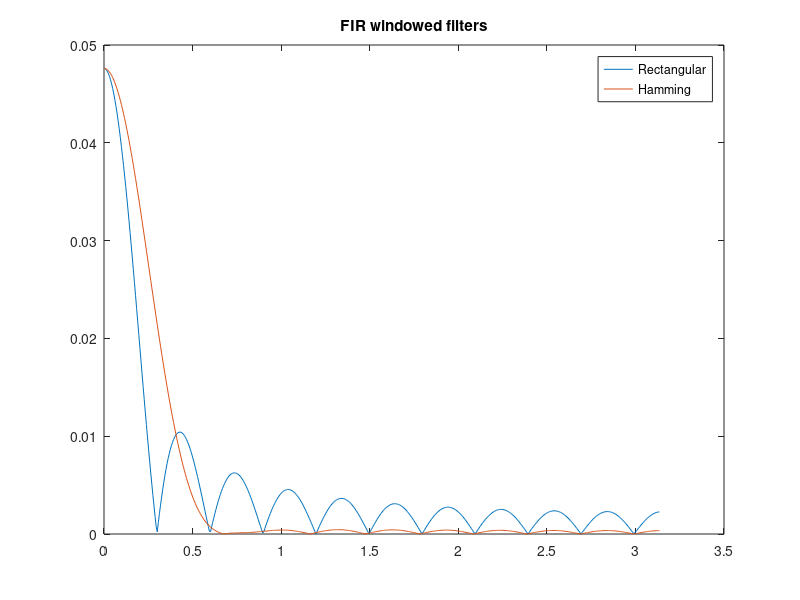

The MATLAB script that drew this image:
clc;

wc = 0.4*pi; %cut-off frequency rad/sec
fs = 200; %sampling frequency in Hz
fc=wc/(2*pi); %cut-off frequency in Hz

wc_norm = fc/(fs/2); %cut-off frequency normalized
N=21; %window length

H_rect = fir1(N-1, wc_norm, rectwin(N)); %fir filter with rectangular window
H_hamm = fir1(N-1, wc_norm, hamming(N)); %fir filter with hamming window

%frequency responses
[h1,w1]=freqz(H_rect,N);
[h2,w2]=freqz(H_hamm,N);

figure;
plot(w1,abs(h1),w2,abs(h2));
legend('Rectangular', 'Hamming')
title('FIR windowed filters')